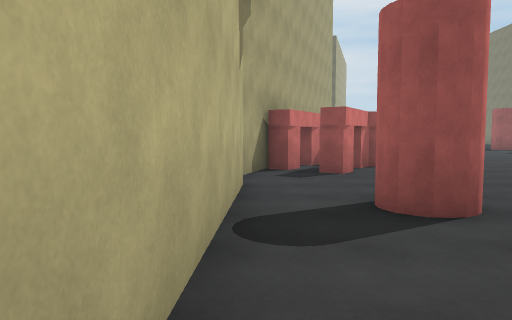
view 1 (above)

24 first-person views from a walk through a 3-D level made in the Unity game engine. The camera is 1.5 m above the floor, tilts 4° down and sees 70° across. The floor is counted in squares, 2 m on a side. Each view is taken from the middle of a square. On the plan, view 1 faces up. The plan holds only what a view shows up to about 11 squares ahead; the rest is blank. The place goes on beyond the plan. The player character is not drawn.

view 2
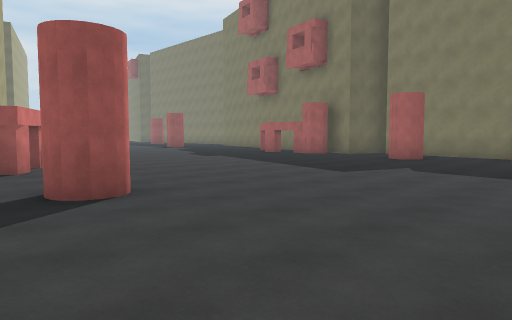

view 3
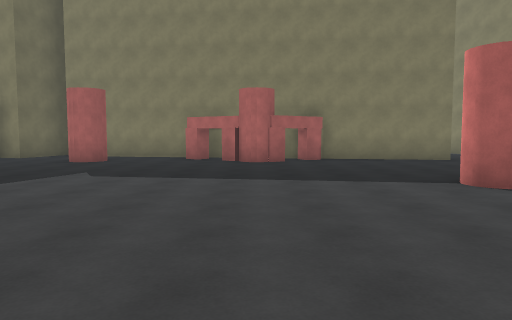

view 4
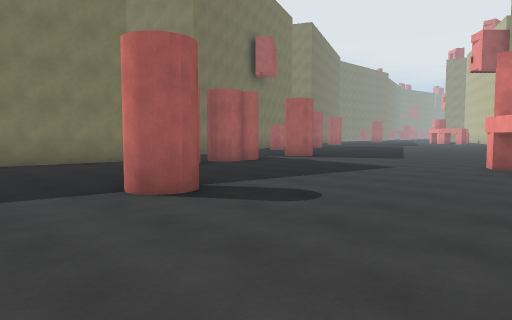

view 5
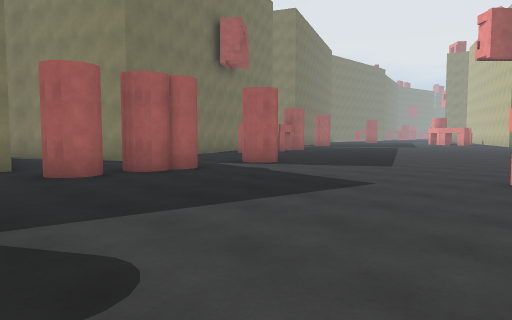

view 6
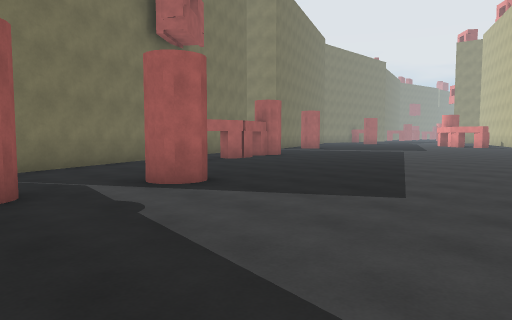

view 7
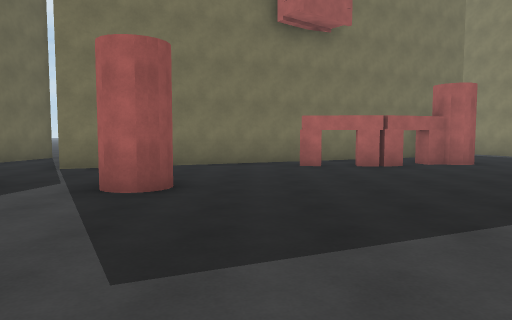

view 8
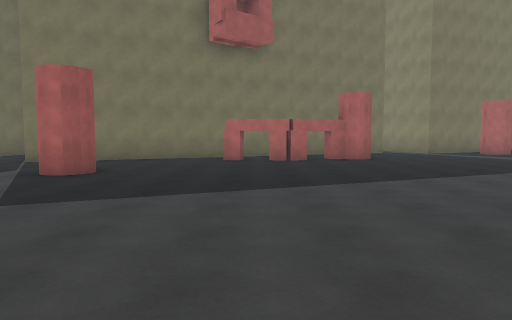

view 9
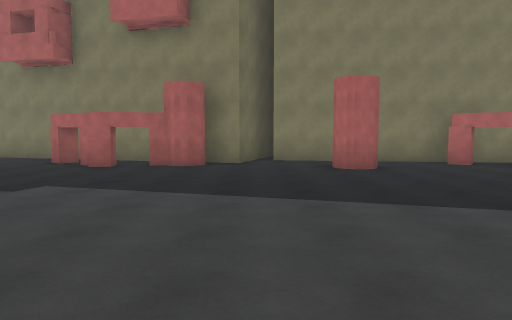

view 10
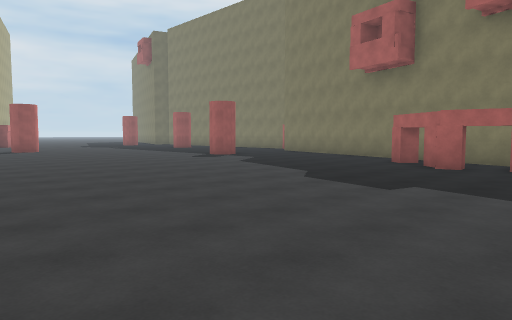

view 11
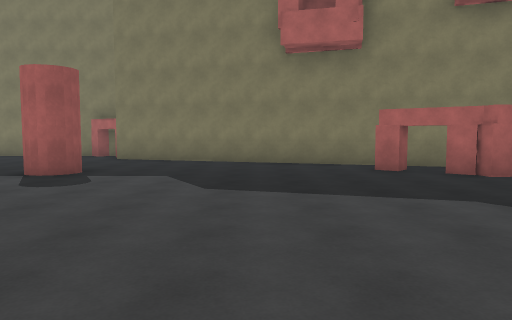

view 12
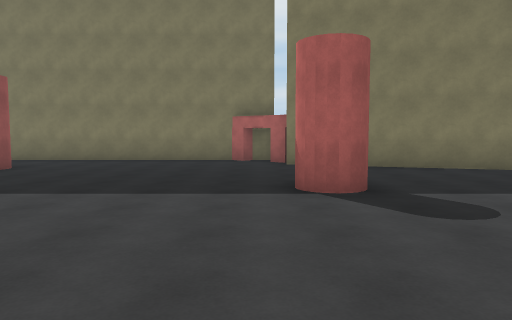

view 13
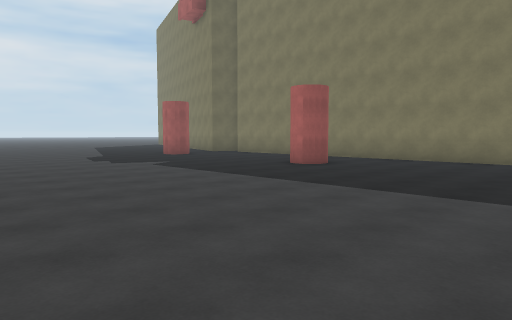

view 14
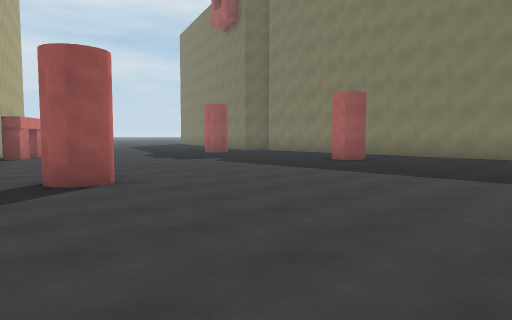

view 15
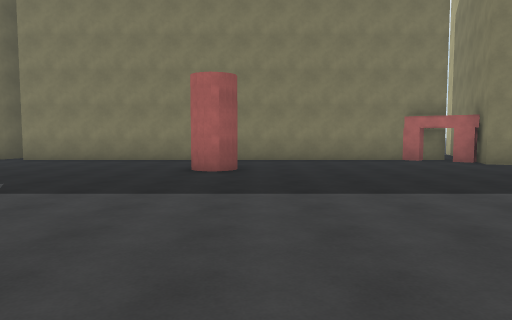

view 16
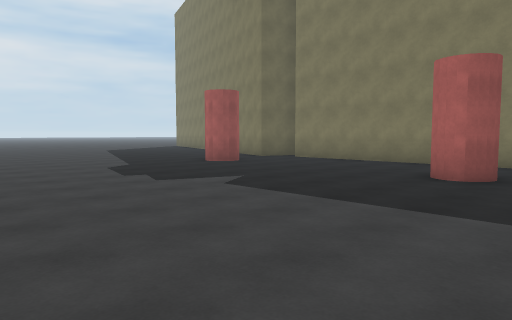

view 17
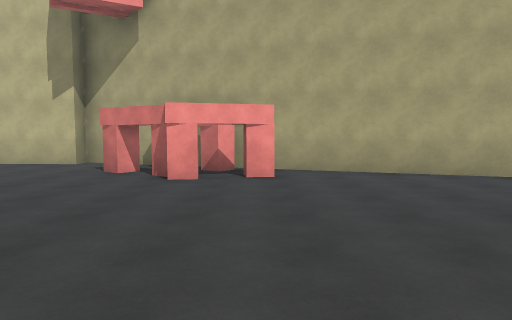

view 18
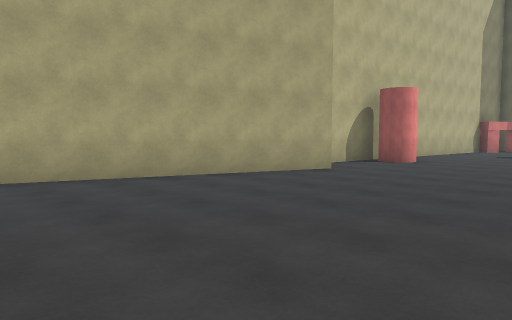

view 19
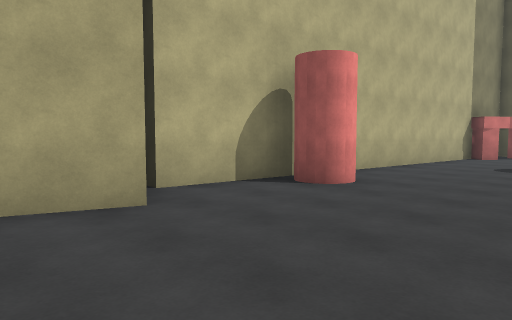

view 20
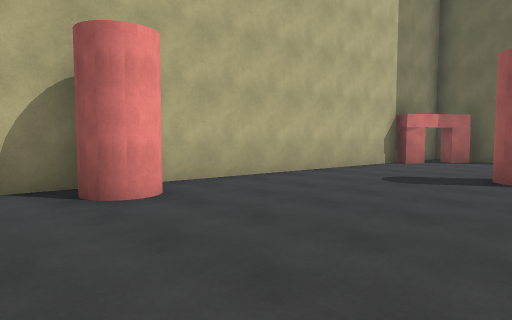

view 21
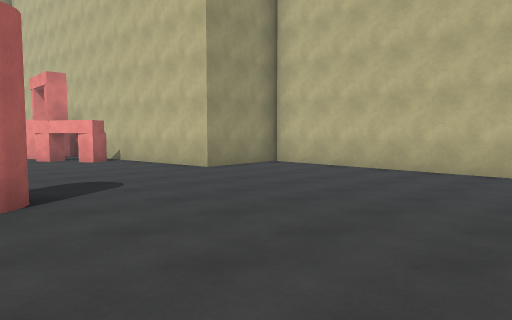

view 22
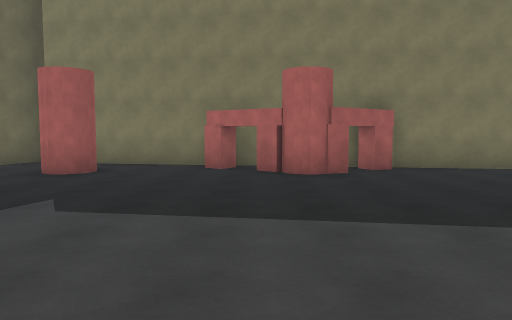

view 23
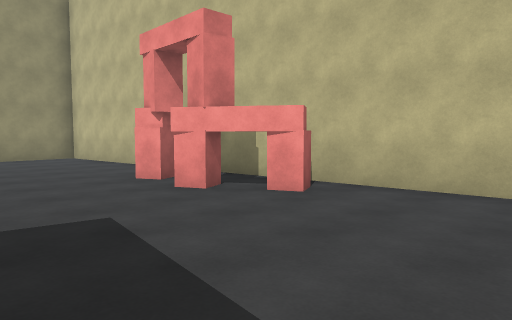

view 24
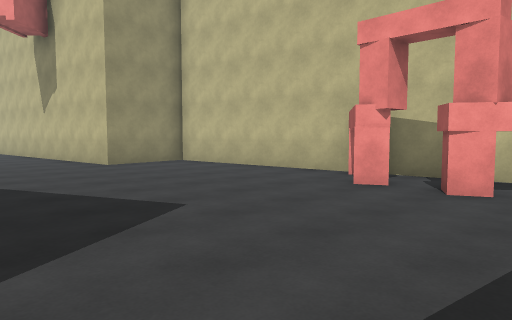

### Floor plan
Points are (right, up) in squares from view 1. A wall is a line through its corners. A room is listed if a view was taken in it or the views show most of it. See-through windows are left out.
Room 1 (views 1, 2, 3, 4, 5, 6, 7, 8, 9, 10, 11, 12, 13, 14, 15, 16, 17, 18, 19, 20, 21, 22, 23, 24)
walls: (12, 9.4) (11.5, 9.4) (11.4, 9.9) (11.6, 9.9) (12.1, 10.4); (2.9, 9) (3, 8.4); (2.6, 8.5) (2.3, 8); (14.1, 5.9) (12.5, 6.4) (16.1, 18.2) (17.2, 17.9); (1.6, 7.6) (2, 7.3) (1.7, 6.9) (1.2, 7.2); (12.8, 10.7) (12.4, 11.1) (12.8, 11.5); (2.5, 10.4) (2.6, 9.8) (2.2, 9.8); (12.4, 0.4) (11.9, 0.8) (12.2, 1.2); (1.2, 9.6) (1.6, 9.2) (1.3, 8.8); (0.2, 8) (-0.7, 5.5) (-0.2, 5.5) (-0.4, 0.5); (11.2, -1.9) (11, -1.4); (12.4, -2.5) (13.6, 5.6); (11.9, -3.1) (11.7, -2.5) (12.1, -2.3); (-0.5, -1.3) (-0.7, -7) (1.8, -6.8) (2.2, -10.8); (3.5, 16.9) (0.7, 9.4); (11.7, -6.8) (12.3, -3.1); (2.6, 19.3) (2.4, 17.6); (16.7, 18.3) (17.1, 18.7); (16.1, -7.4) (14.6, -7.2); (17.7, 18.4) (17.7, 19.1) (17.4, 19.3) (17.7, 19.7) (17.7, 30.6); (2.7, -10.1) (3.2, -9.9) (4.2, -11.5) (3.8, -11.8); (2.8, -10.2) (3.2, -9.9) (3.4, -10.4); (3.9, -11.1) (4.2, -11.5) (3.6, -11.7); (3.8, -12.4) (4.1, -12.9); (2.5, -13.8) (3, -19.2) (5.2, -18.9) (5.5, -21.6); (4.5, 27.8) (4.1, 27.3) (3.7, 27.6) (2.9, 21); (14.1, -15.6) (13.6, -15.5) (13.7, -15); (15.3, -15.4) (12.9, -9.8) (13.8, -9.4); (5.2, 28.9) (4.8, 28.5); (5.7, 29.1) (4, 29.7); (13.7, -17.6) (13.5, -16.9) (13.6, -16.4) (14.1, -16.5)
ways out: opening at (14, -16); gap at (14, -18)
objects: red cylinder (2, 3) to (2, 4); red cylinder (3, 20) to (4, 20); red cylinder (6, -5) to (7, -4); red cylinder (7, 25); red cylinder (10, -13) to (10, -12); red cylinder (10, -10); red cylinder (10, -9); red cylinder (10, -8) to (10, -7); red cylinder (11, -1) to (12, -1); red cylinder (11, 3) to (12, 4); red cylinder (12, 8); red cylinder (12, 18); red cylinder (14, -19); red cylinder (15, 25)

Positions as (right, up) in squares from view 1, and headings:
1: (0, 0), facing up
2: (0, -1), facing up-right
3: (1, -1), facing right
4: (2, -2), facing down-right
5: (3, -5), facing down-right
6: (5, -9), facing down-right
7: (5, -14), facing right
8: (3, -16), facing right
9: (3, 6), facing right
10: (3, 7), facing up-right
11: (5, 14), facing right
12: (7, 19), facing right
13: (7, 19), facing up-right
14: (5, 19), facing up-right
15: (7, 24), facing right
16: (8, 23), facing up-right
17: (9, 10), facing left
18: (8, 10), facing up-left
19: (7, 15), facing up-left
20: (8, 18), facing up-left
21: (7, 0), facing down-left
22: (4, 0), facing right
23: (7, -7), facing down-left
24: (9, -10), facing down-left
